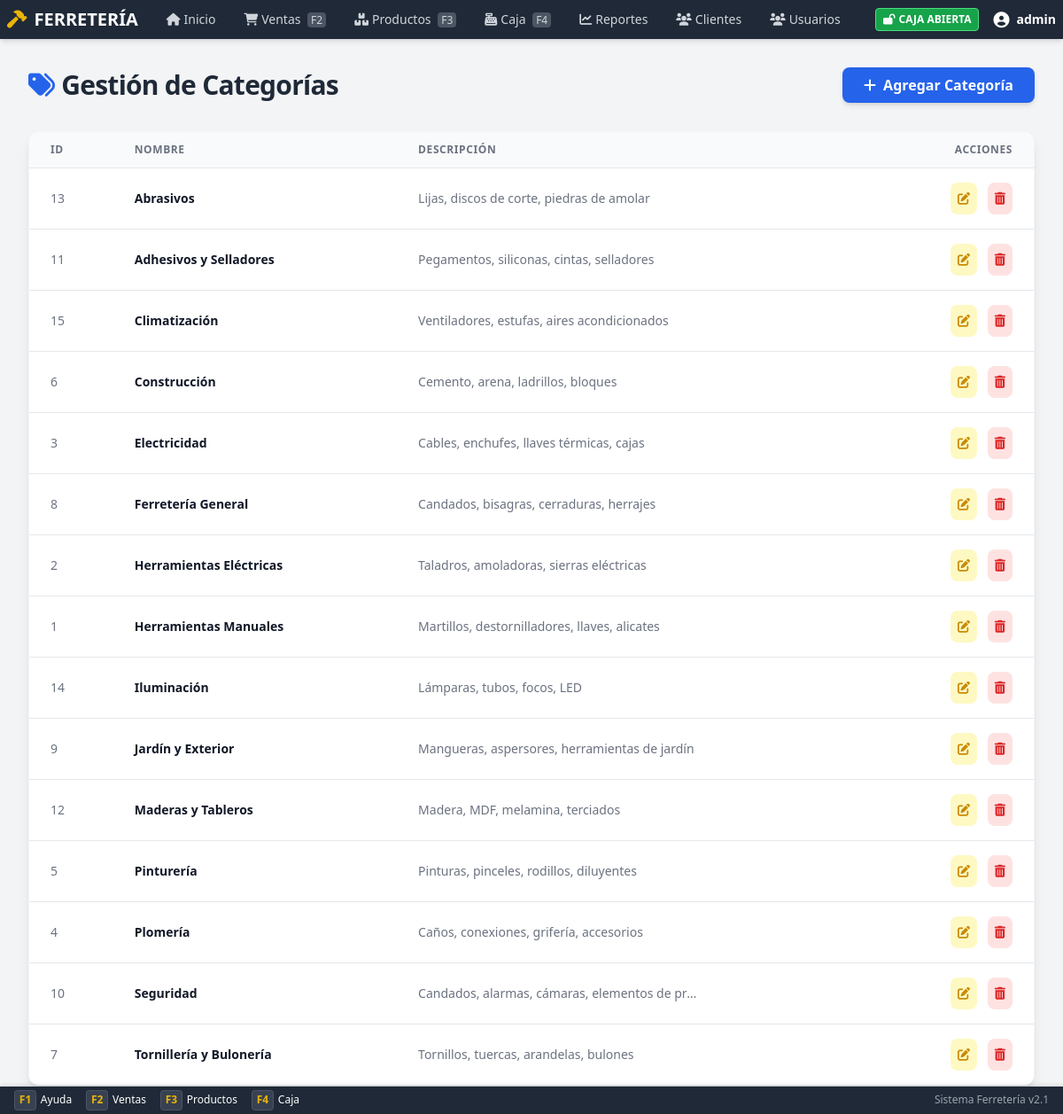
The app's page /public/categories.php (signed in) with its own data.
### tables this page shows
CREATE TABLE `categorias` (
  `id` int(11) NOT NULL,
  `nombre` varchar(100) NOT NULL,
  `descripcion` text DEFAULT NULL,
  `icono` varchar(50) DEFAULT 'fa-box',
  `activo` tinyint(1) DEFAULT 1,
  `created_at` timestamp NOT NULL DEFAULT current_timestamp()
);

### public/categories.php (the view, shortened to what this page needs)
<?php
require_once __DIR__ . '/../app/bootstrap.php';
$stmt = $pdo->query("SELECT * FROM categorias ORDER BY nombre");
$categorias = $stmt->fetchAll();
?>
<!DOCTYPE html>
<html lang="es">
<head>
    <script src="assets/js/tailwindcss.js"></script>
    <link href="assets/css/fontawesome.min.css" rel="stylesheet">
</head>
<body class="bg-gray-100 font-sans antialiased text-gray-900">
    <?php include __DIR__ . '/../includes/nav.php'; ?>
    <div class="max-w-7xl mx-auto px-4 sm:px-6 lg:px-8 py-8">
        <div class="flex justify-between items-center mb-8">
            <h1 class="text-3xl font-bold text-gray-800 tracking-tight">
                <i class="fas fa-tags text-blue-600 mr-2"></i>Gestión de Categorías
            </h1>
            <button
                class="bg-blue-600 hover:bg-blue-700 text-white font-semibold py-2 px-6 rounded-lg shadow-md transition duration-200 ease-in-out transform hover:-translate-y-0.5 flex items-center"
                onclick="toggleAddCategoryForm()">
                <i class="fas fa-plus mr-2"></i>Agregar Categoría
            </button>
        </div>
        <div class="bg-white rounded-xl shadow-lg overflow-hidden border border-gray-100">
            <div class="overflow-x-auto">
                <table class="min-w-full divide-y divide-gray-200">
                    <thead class="bg-gray-50">
                        <tr>
                            <th scope="col"
                                class="px-6 py-3 text-left text-xs font-bold text-gray-500 uppercase tracking-wider">ID
                            </th>
                            <th scope="col"
                                class="px-6 py-3 text-left text-xs font-bold text-gray-500 uppercase tracking-wider">
                                Nombre</th>
                            <th scope="col"
                                class="px-6 py-3 text-left text-xs font-bold text-gray-500 uppercase tracking-wider hidden sm:table-cell">
                                Descripción</th>
                            <th scope="col"
                                class="px-6 py-3 text-right text-xs font-bold text-gray-500 uppercase tracking-wider">
                                Acciones</th>
                        </tr>
                    </thead>
                    <tbody class="bg-white divide-y divide-gray-200">
                        <?php foreach ($categorias as $cat): ?>
                            <tr class="hover:bg-blue-50 transition duration-150">
                                <td class="px-6 py-4 whitespace-nowrap text-sm text-gray-500">
                                    <?php echo htmlspecialchars($cat['id']); ?>
                                </td>
                                <td class="px-6 py-4 whitespace-nowrap">
                                    <div class="text-sm font-bold text-gray-900">
                                        <?php echo htmlspecialchars($cat['nombre']); ?>
                                    </div>
                                </td>
                                <td class="px-6 py-4 hidden sm:table-cell">
                                    <div class="text-sm text-gray-500 truncate max-w-xs"
                                        title="<?php echo htmlspecialchars($cat['descripcion']); ?>">
                                        <?php echo htmlspecialchars($cat['descripcion']); ?>
                                    </div>
                                </td>
                                <td class="px-6 py-4 whitespace-nowrap text-right text-sm font-medium">
                                    <button
                                        class="text-yellow-600 hover:text-yellow-900 bg-yellow-100 hover:bg-yellow-200 p-2 rounded-lg transition mr-2"
                                        onclick="editCategory(<?php echo $cat['id']; ?>, '<?php echo addslashes($cat['nombre']); ?>', '<?php echo addslashes($cat['descripcion']); ?>')"
                                        title="Editar">
                                        <i class="fas fa-edit"></i>
                                    </button>
                                    <button
                                        class="text-red-600 hover:text-red-900 bg-red-100 hover:bg-red-200 p-2 rounded-lg transition"
                                        onclick="deleteCategory(<?php echo $cat['id']; ?>, '<?php echo addslashes($cat['nombre']); ?>')"
                                        title="Eliminar">
                                        <i class="fas fa-trash-alt"></i>
                                    </button>
                                </td>
                            </tr>
                        <?php endforeach; ?>
                    </tbody>
                </table>
            </div>
        </div>
    </div>
</body>
</html>

### public/assets/css/styles.css (style rules this page uses)
:root { --primary-color: #4f46e5; --secondary-color: #1f2937; --accent-color: #eab308; --bg-color: #f3f4f6; --text-color: #111827; }
body { background-color: var(--bg-color); color: var(--text-color); font-family: ui-sans-serif, system-ui, -apple-system, BlinkMacSystemFont, "Segoe UI", Roboto, "Helvetica Neue", Arial, sans-serif; }

### records on screen
categorias: id "13", nombre "Abrasivos", descripcion "Lijas, discos de corte, piedras de amolar"
categorias: id "11", nombre "Adhesivos y Selladores", descripcion "Pegamentos, siliconas, cintas, selladores"
categorias: id "15", nombre "Climatización", descripcion "Ventiladores, estufas, aires acondicionados"
categorias: id "6", nombre "Construcción", descripcion "Cemento, arena, ladrillos, bloques"
categorias: id "3", nombre "Electricidad", descripcion "Cables, enchufes, llaves térmicas, cajas"
categorias: id "8", nombre "Ferretería General", descripcion "Candados, bisagras, cerraduras, herrajes"
categorias: id "2", nombre "Herramientas Eléctricas", descripcion "Taladros, amoladoras, sierras eléctricas"
categorias: id "1", nombre "Herramientas Manuales", descripcion "Martillos, destornilladores, llaves, alicates"
categorias: id "14", nombre "Iluminación", descripcion "Lámparas, tubos, focos, LED"
categorias: id "9", nombre "Jardín y Exterior", descripcion "Mangueras, aspersores, herramientas de jardín"
categorias: id "12", nombre "Maderas y Tableros", descripcion "Madera, MDF, melamina, terciados"
categorias: id "5", nombre "Pinturería", descripcion "Pinturas, pinceles, rodillos, diluyentes"
categorias: id "4", nombre "Plomería", descripcion "Caños, conexiones, grifería, accesorios"
categorias: id "10", nombre "Seguridad", descripcion "Candados, alarmas, cámaras, elementos de pr…"
categorias: id "7", nombre "Tornillería y Bulonería", descripcion "Tornillos, tuercas, arandelas, bulones"

### other values on screen
$_SESSION['username'] "admin"
